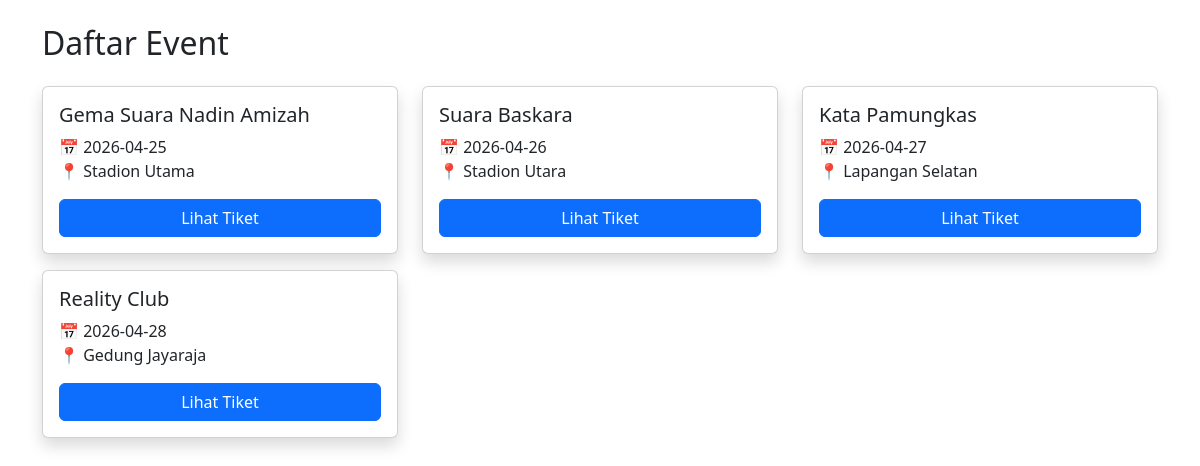
The app's page /user/event.php with its own data.
### tables this page shows
CREATE TABLE `event` (
  `id_event` int(11) NOT NULL,
  `nama_event` varchar(150) DEFAULT NULL,
  `tanggal` date DEFAULT NULL,
  `id_venue` int(11) DEFAULT NULL,
  `deskripsi` text DEFAULT NULL,
  `foto` varchar(255) DEFAULT NULL
);

CREATE TABLE `venue` (
  `id_venue` int(11) NOT NULL,
  `nama_venue` varchar(100) DEFAULT NULL,
  `alamat` text DEFAULT NULL,
  `kapasitas` int(11) DEFAULT NULL
);

### user/event.php (the view, shortened to what this page needs)
<?php
include '../config/koneksi.php';
$data = mysqli_query($conn, "
SELECT event.*, venue.nama_venue
FROM event
JOIN venue ON event.id_venue = venue.id_venue
");
?>
<!DOCTYPE html>
<html>
<head>
    <link href="https://cdn.jsdelivr.net/npm/bootstrap@5.3.0/dist/css/bootstrap.min.css" rel="stylesheet">
</head>
<body>
<div class="container mt-4">
    <h2 class="mb-4">Daftar Event</h2>
    <div class="row">
        <?php while($row = mysqli_fetch_assoc($data)) { ?>
        <div class="col-md-4 mb-3">
            <div class="card shadow">
                <div class="card-body">
                    <h5 class="card-title"><?= $row['nama_event'] ?></h5>
                    <p class="card-text">
                        📅 <?= $row['tanggal'] ?><br>
                        📍 <?= $row['nama_venue'] ?>
                    </p>
                    <a href="detail.php?id=<?= $row['id_event'] ?>" class="btn btn-primary w-100">
                        Lihat Tiket
                    </a>
                </div>
            </div>
        </div>
        <?php } ?>
    </div>
</div>
</body>
</html>

### records on screen
event: nama_event "Gema Suara Nadin Amizah", tanggal "2026-04-25", id_venue.nama_venue "Stadion Utama"
event: nama_event "Suara Baskara", tanggal "2026-04-26", id_venue.nama_venue "Stadion Utara"
event: nama_event "Kata Pamungkas", tanggal "2026-04-27", id_venue.nama_venue "Lapangan Selatan"
event: nama_event "Reality Club", tanggal "2026-04-28", id_venue.nama_venue "Gedung Jayaraja"
